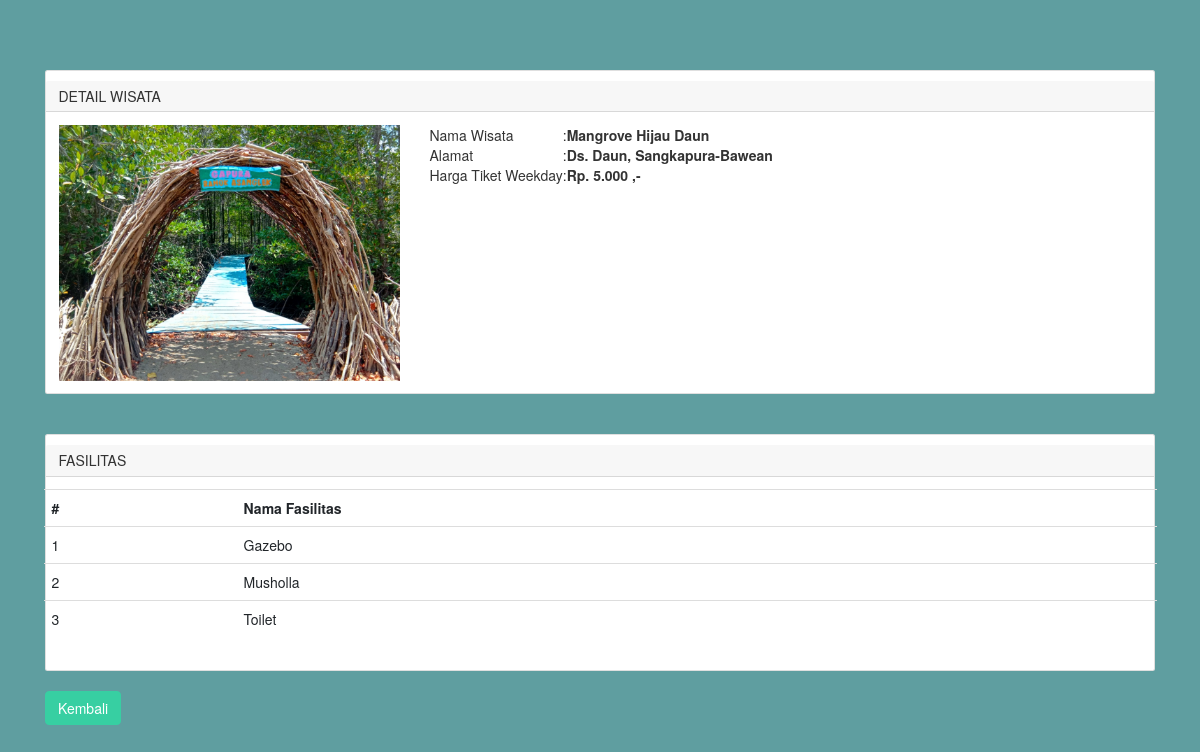
The page /C_wisata/detail_wis/5 on the database its author committed.
### tables this page shows
CREATE TABLE `wisata` (
  `wis_id` int(11) NOT NULL,
  `wis_nama` varchar(200) NOT NULL,
  `wis_img` varchar(200) NOT NULL,
  `wis_desc_short` text NOT NULL,
  `wis_desc_long` text NOT NULL,
  `wis_hrg_weekday` decimal(10,0) NOT NULL,
  `wis_status` int(11) NOT NULL
);

CREATE TABLE `fasilitas` (
  `fas_id` int(11) NOT NULL,
  `wis_id` int(11) NOT NULL,
  `fas_nama` varchar(200) NOT NULL,
  `fas_icon` text NOT NULL
);

### application/controllers/C_wisata.php (called while the page is built, shortened)
<?php
class C_wisata extends CI_Controller {
	function __construct(){
		$this->load->model('M_wisata');
		$this->load->model('M_login');
		$this->load->library('form_validation');
	}
	public function detail_wis($wis_id){
		$data['detwis'] = $this->M_wisata->det_wis($wis_id);
		$data['detfas'] = $this->M_wisata->getFasById($wis_id);
		$this->load->view('templates/header');
		$this->load->view('user/det_wis', $data);
		$this->load->view('templates/footer');
	}
}

### index.php (called while the page is built, shortened)
<?php
require_once BASEPATH.'core/CodeIgniter.php';

### application/models/M_wisata.php (called while the page is built, shortened)
<?php
class M_wisata extends CI_Model
{
	public function det_wis($wis_id)
	{
		$result = $this->db->where('wis_id',$wis_id)->get('wisata');
		if ($result->num_rows() > 0){
			return $result->result();
		}else{
			return false;
		}
	}
	public function getFasById($wis_id)
	{
		$result = $this->db->where('wis_id',$wis_id)->get('fasilitas');
		if ($result->num_rows() > 0){
			return $result->result();
		}else{
			return false;
		}
	}
}

### application/views/user/det_wis.php (the view, shortened to what this page needs)
<div class="site-section" style="background-color: #5F9EA0">
  <div class="container">
   <?php foreach ($detwis as $detail) : ?>
    <div class="card">
      <h5 class="card-header">Detail Wisata</h5>
      <div class="card-body">
        <div class="row">
          <div class="col-md-4">
              <img src="<?php echo base_url().'/assets/image/'.$detail->wis_img ?>" alt="FImageo" class="img-fluid">
          </div>
          <div class="col-md-8">
            <table>
              <tr>
                <td>Nama Wisata</td>
                <td>:</td>
                <td><strong><?php echo $detail->wis_nama?></strong></td>
              </tr>
              <tr>
                <td>Alamat</td>
                <td>:</td>
                <td><strong><?php echo $detail->wis_desc_short?></strong></td>
              </tr>
              <tr>
                <td>Harga Tiket Weekday</td>
                <td>:</td>
                <td><strong>Rp. <?php echo number_format($detail->wis_hrg_weekday, 0,',','.') ?> ,-</strong></td>
              </tr>
            </table>
          </div>
        </div>
           <?php endforeach; ?>
      </div>
    </div>
    <br><br>
    <div class="card">
      <h5 class="card-header">Fasilitas</h5>
      <div class="card-body">
        <div class="row">
            <table class="table table-border">
              <tr>
                <th scope="col">#</th>
                <th scope="col">Nama Fasilitas</th>
              </tr>
              <?php $no=1; foreach ($detfas as $det) : ?>
              <tr>
                <td><?php echo $no; $no++; ?></td>
                <td><?php echo $det->fas_nama ?></td>
              </tr>
               <?php endforeach; ?>
            </table>
          </div>
        </div>
      </div>
        <br>
          <a href="<?php echo base_url('C_wisata/index'); ?>" class="btn btn-primary right">Kembali</a>
    </div>
 </div>

### assets/css/style.css (style rules this page uses)
html { overflow-x: hidden; }
body { line-height: 1.7; color: gray; font-weight: 400; font-size: 1rem; }
a { -webkit-transition: .3s all ease; -o-transition: .3s all ease; transition: .3s all ease; }
h1, h2, h3, h4, h5, .h1, .h2, .h3, .h4, .h5 { font-family: "Oswald", sans-serif; font-weight: 300 !important; text-transform: uppercase; }
.btn { font-size: 16px; border-radius: 4px; padding: 10px 30px; }
.btn.btn-primary { background: #37cfa2; border-color: #37cfa2; color: #fff; }
.site-section { padding: 2.5em 0; }
@media (min-width: 768px) { .site-section { padding: 5em 0; } }

### rows shown on the page
wisata: wis_img (picture), wis_nama "Mangrove Hijau Daun", wis_desc_short "Ds. Daun, Sangkapura-Bawean", wis_hrg_weekday "5.000"
fasilitas: fas_nama "Gazebo"
fasilitas: fas_nama "Musholla"
fasilitas: fas_nama "Toilet"
